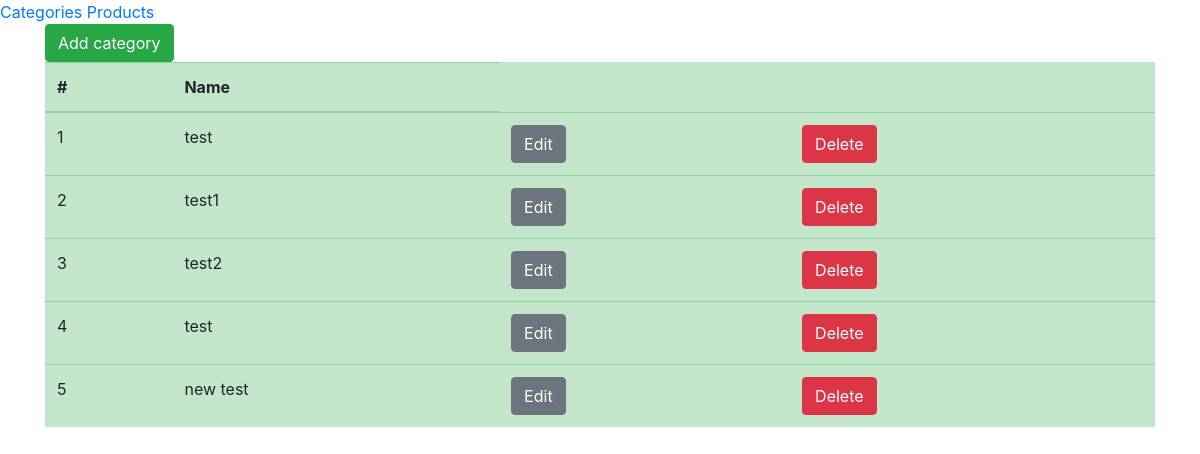
The page /page.php on the database as committed earlier.
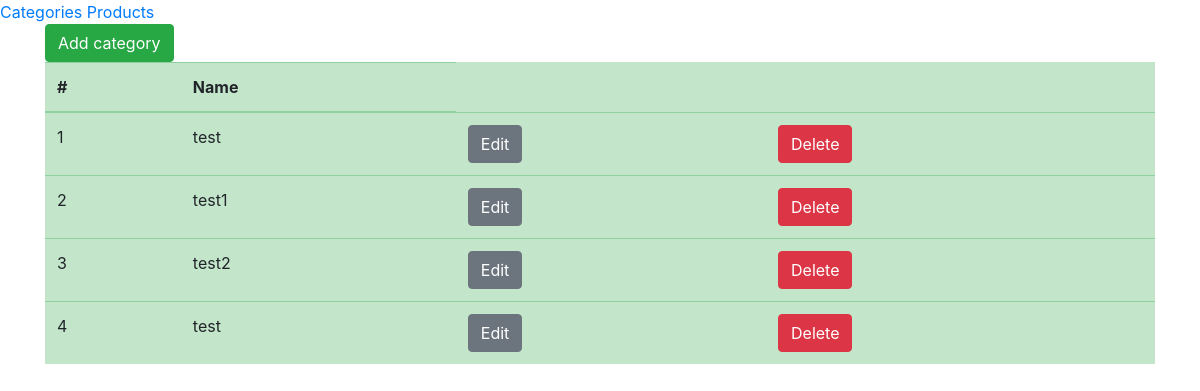
The same page on the database as committed later.
### tables this page shows
CREATE TABLE `category` (
  `id` int(11) NOT NULL,
  `namecat` text NOT NULL
);

### page.php (the view, shortened to what this page needs)
<!DOCTYPE html>
<html lang="en">
<head>
    <link rel="stylesheet" href="https://stackpath.bootstrapcdn.com/bootstrap/4.5.2/css/bootstrap.min.css"
>
</head>
<body>
<nav>
    <a href="page.php">Categories</a>
    <a href="pagetwo.php">Products</a>
</nav>
<div class="container">
    <a href="addcat.php" class="btn btn-success">Add category</a>
    <table class="table table-success">
        <thead>
        <tr>
            <th>#</th>
            <th>Name</th>
        </tr>
        </thead>
        <tbody>
        <?php
        require 'db.php';
        $stmt = $pdo->query('SELECT * FROM `category`');
        while ($category = $stmt->fetch()):
            ?>
            <tr>
                <td><?= $category['id'] ?></td>
                <td><?= $category['namecat'] ?></td>
                <td><a class="btn btn-secondary" href="editcat.php?id=<?= $category['id'] ?>">Edit</a></td>
                <td><a class="btn btn-danger" href="deletecat.php?id=<?= $category['id'] ?>">Delete</a></td>
            </tr>
        <?php
        endwhile;
        ?>
        </tbody>
    </table>
</div>
</body>
</html>

Rows that differ between the two databases and show on the page:
removed category: id "5", namecat "new test"
